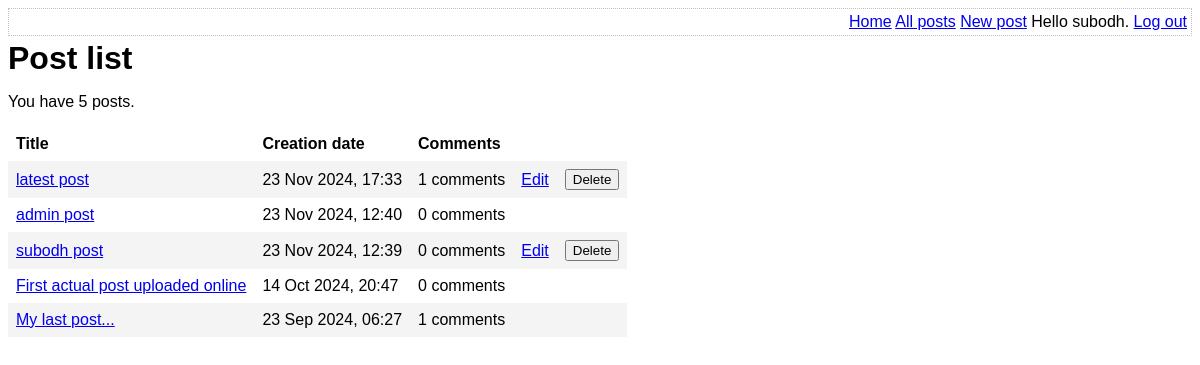
Screenshot of /list-posts.php (signed in) with the database file from the repository.
### tables this page shows
CREATE TABLE post (
	id INTEGER PRIMARY KEY AUTOINCREMENT NOT NULL,
	title VARCHAR NOT NULL,
	body VARCHAR NOT NULL,
	user_id INTEGER NOT NULL,
	created_at VARCHAR NOT NULL,
	updated_at VARCHAR,
	FOREIGN KEY (user_id) REFERENCES user(id)
);

### lib/common.php (called while the page is built, shortened)
<?php
function htmlEscape($html)
{
    return htmlspecialchars($html, ENT_HTML5, 'UTF-8');
}
function convertSqlDate($sqlDate)
{
    $date = DateTime::createFromFormat('Y-m-d H:i:s', $sqlDate);
    return $date->format('d M Y, H:i');
}
function getAuthUser()
{
    if(isLoggedIn()){
        return $_SESSION['logged_in_username'];
    }
    else{
        return null;
    }
}
function isLoggedIn()
{
    return isset($_SESSION['logged_in_username']);
}
function getAllPosts(PDO $pdo)
{
    $stmt = $pdo -> query(
        'SELECT id, title, created_at, body, (SELECT COUNT(*) FROM comment WHERE comment.post_id = post.id) comment_count FROM post ORDER BY created_at DESC'
    );
    return $stmt->fetchAll(PDO::FETCH_ASSOC);
}
function getUserFromUserId(PDO $pdo, $userId){
    $sql = 'SELECT username FROM user WHERE id=:id';
    $stmt = $pdo -> prepare($sql);
    $stmt->execute(
        array('id' => $userId)
    );
    return $stmt->fetchColumn();
}
function getUserFromPostId(PDO $pdo, $postId)
{
    $sql = 'SELECT user_id FROM post WHERE id=:id';
    $stmt = $pdo->prepare($sql);
    $stmt -> execute(
        array('id' => $postId)
    );
    return $stmt->fetchColumn();
}
function checkUser(PDO $pdo, $postId, $username)
{
    $userId = getUserFromPostId($pdo, $postId);
    $author = getUserFromUserId($pdo, $userId);
    $adminUsername = 'admin';
    $allowed = false;
    if($author === $username or $username === $adminUsername)
    {
        $allowed = true;
    }
    return $allowed;
}

### list-posts.php (the view, shortened to what this page needs)
<?php
require_once 'lib/common.php';
$pdo = getPDO();
$posts = getAllPosts($pdo);
?>
<DOCTYPE html>
<html>
    <head>
        <?php require_once 'templates/head.php' ?>
    </head>
    <body>
        <?php require_once 'templates/top-menu.php' ?>
        <h1> Post list </h1>
        <p> You have <?php echo count($posts)?> posts. </p>
        <form method="post">
            <table id="post-list">
                <thead>
                    <tr>
                        <th> Title </th>
                        <th> Creation date </th>
                        <th> Comments </th>
                        <th></th>
                        <th></th>
                    </tr>
                </thead>
                <tbody>
                    <?php foreach ($posts as $post): ?>
                        <tr>
                            <td>
                                <a href="view-post.php?post_id=<?php echo $post['id'] ?>"><?php echo htmlEscape($post['title'])?></a>
                            </td>
                            <td>
                                <?php echo convertSqlDate($post['created_at']) ?>
                            </td>
                            <td>
                                <?php echo htmlEscape($post['comment_count']); ?> comments
                            </td>
                            <td>
                                <?php if(checkUser($pdo, $post['id'], getAuthUser())): ?>
                                    <a href="edit-post.php?post_id=<?php echo $post['id']?>">Edit</a>
                                <?php endif ?>
                            </td>
                            <td>
                                <?php if(checkUser($pdo, $post['id'], getAuthUser())): ?>
                                    <input
                                        type="submit"
                                        name="delete-post[<?php echo $post['id']?>]"
                                        value="Delete"
                                    />
                                <?php endif ?>
                            </td>
                        </tr>
                        <?php endforeach ?>
                </tbody>
            </table>
        </form>
    </body>
</html>

### assets/main.css (style rules this page uses)
h1, h2, h3 { margin-top: 0; margin-bottom: 8px; }
body { font-family: sans-serif; }
#post-list { border: 1px solid-silver; border-collapse: collapse; }
#post-list td, #post-list th { padding: 8px; text-align: left; }
#post-list tbody tr:nth-child(odd) { background-color: #f4f4f4; }

### rows the page displays
post: title "latest post", created_at "23 Nov 2024, 17:33", comment_count "1"
post: title "admin post", created_at "23 Nov 2024, 12:40", comment_count "0"
post: title "subodh post", created_at "23 Nov 2024, 12:39", comment_count "0"
post: title "First actual post uploaded online", created_at "14 Oct 2024, 20:47", comment_count "0"
post: title "My last post...", created_at "23 Sep 2024, 06:27", comment_count "1"

### other values shown
htmlEscape(getAuthUser()) "subodh"
count($posts) "5"
